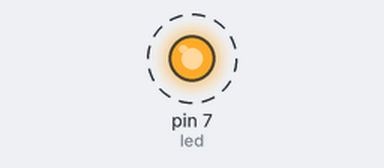
Bench run of a sketch on a simulated Arduino Uno, built with avr-gcc and run on an emulated ATmega328P. Parts: output pins drawn as LEDs (lit = HIGH). Dashed ring = blinking.

Above: at 0.5 s.
Timing chart, 0 to 4.6 s (numbered marks = the images above):
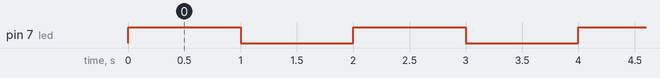

Measured:
- by itself, pin 7 (led): alternates HIGH for 1.0 s and LOW for 1.0 s

The sketch:

blink_led.ino
```cpp
//Assigning Pin numbers to variables
int led = 7;

void setup() {
  // put your setup code here, to run once:

// setting pin as output
pinMode(led, OUTPUT);
}

void loop() {
  // put your main code here, to run repeatedly:
// turn LED on
digitalWrite(led, HIGH);
//keep LED on for 1000 milliseconds(1 sec)
delay(1000);

//turn LED off
digitalWrite(led, LOW);
//keep LED off for 1000 milliseconds(1 sec)
delay(1000);

}
```
